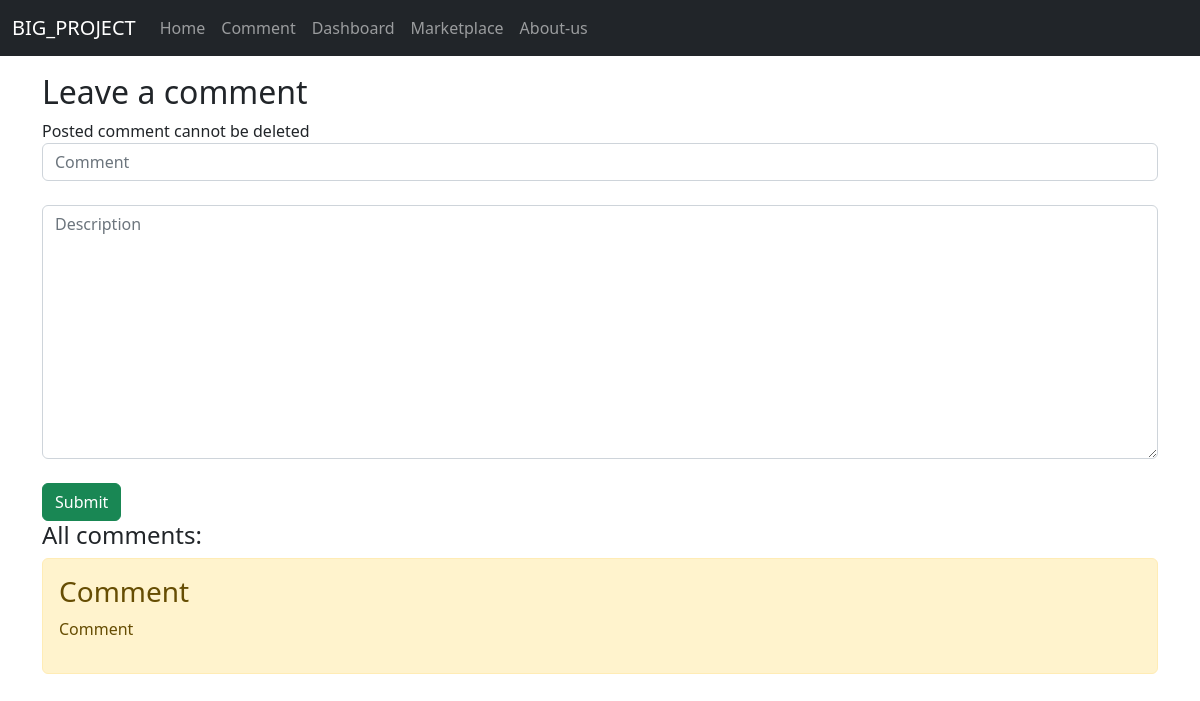
The app's page /comment, older data.
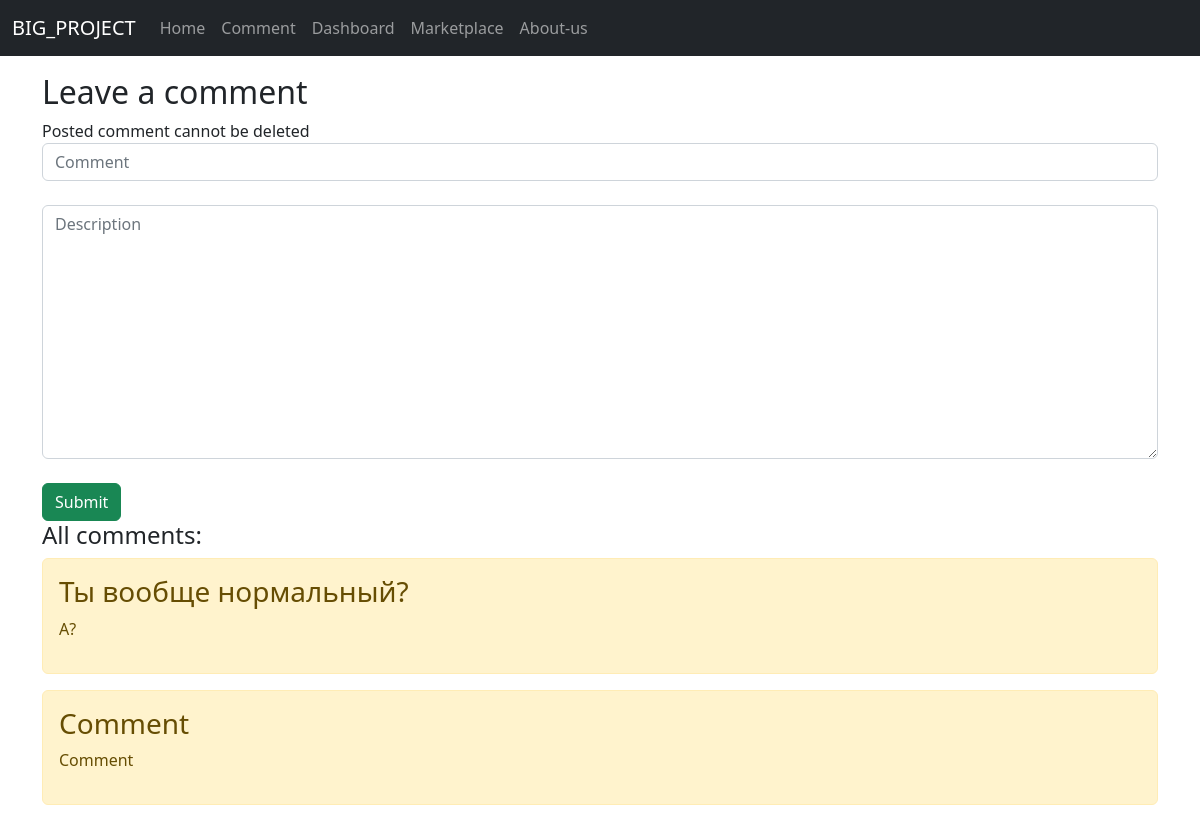
The same page, newer data.
### main/models.py (models this page shows, shortened)
class Task(models.Model):
    title = models.CharField('Title', max_length=50)
    task = models.TextField('Description')
    class Meta:
        verbose_name = 'Comment'
        verbose_name_plural = 'Comments'

### main/views.py (the view, shortened to what this page needs)
# urls.py: path('comment', views.comment, name='comment'),
def comment(request):
    error = ''
    tasks = Task.objects.order_by('-id')
    form = TaskForm()
    context = {
        'form': form,
        'error': error,
        'title': 'Comment',
        'tasks': tasks
    }
    return render(request, 'main/comment.html', context)

### main/forms.py
class TaskForm(ModelForm):
    class Meta:
        model = Task
        fields = ['title', 'task']
        widgets = {
            'title': TextInput(attrs={
                'class': 'form-control',
                'placeholder': 'Comment'
            }),
            'task': Textarea(attrs={
                'class': 'form-control',
                'placeholder': 'Description'
            }),
        }

### main/templates/main/comment.html (shortened to what this page needs)
{% extends 'main/base.html' %}
{% block content %}
    <h2>Leave a comment</h2>
    <span>Posted comment cannot be deleted</span>
    <form method="post">
        {{ form.title }}<br>
        {{ form.task }}<br>
        <button type="submit" class="btn btn-success">Submit</button>
    </form>
    <h4>All comments:</h4>
    <div>
        {% if tasks %}
            {% for el in tasks %}
                <div class="alert alert-warning mt-2">
                    <h3>{{ el.title }}</h3>
                    <p>{{ el.task }}</p>
                </div>
            {% endfor %}
        {% else %}
            <p>None</p>
        {% endif %}
    </div>
{% endblock %}

Row changes from the older to the newer data that the page shows:
added Task: title "Ты вообще нормальный?", task "А?"
